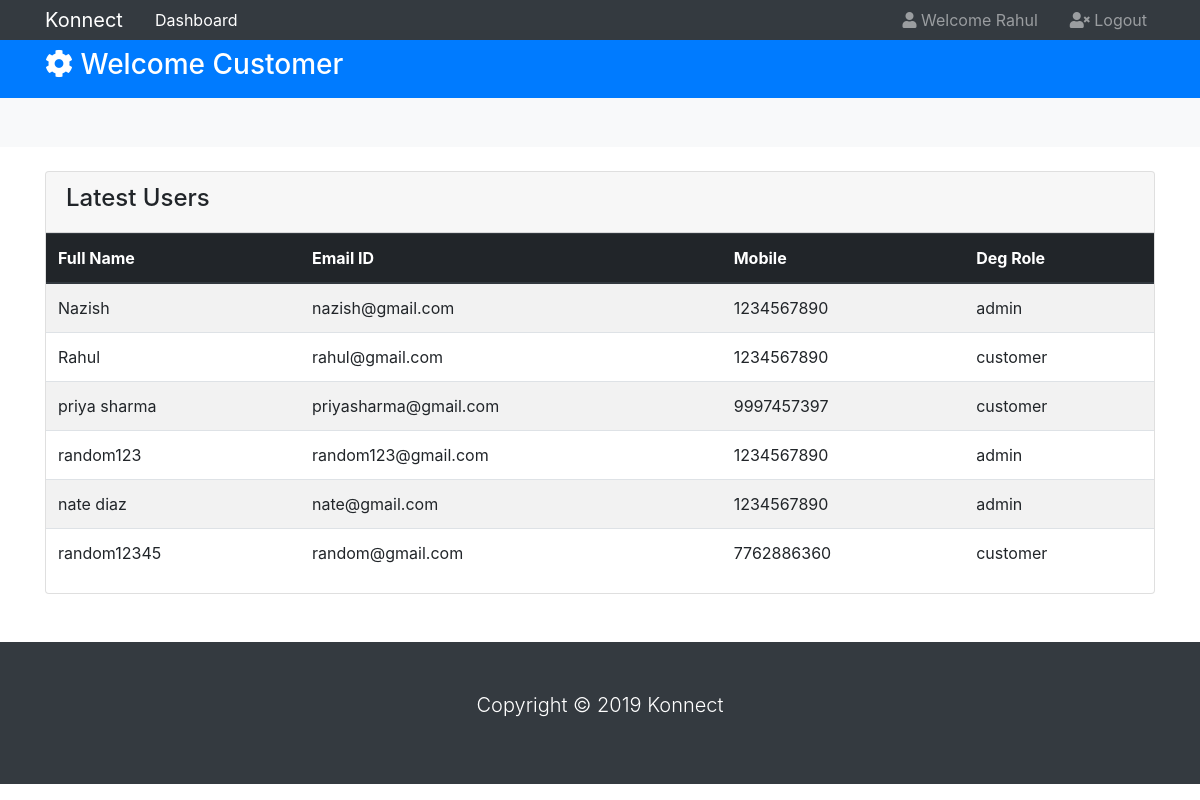
Screenshot of /home.php (signed in) with the database file from the repository.
### tables this page shows
CREATE TABLE `user` (
  `UserID` int(11) NOT NULL,
  `FullName` varchar(255) NOT NULL,
  `Email` varchar(320) NOT NULL,
  `Mobile` varchar(15) NOT NULL,
  `Password` varchar(80) NOT NULL,
  `DegID` int(11) DEFAULT NULL,
  `Created` datetime NOT NULL DEFAULT CURRENT_TIMESTAMP
);

CREATE TABLE `designation` (
  `DegID` int(11) NOT NULL,
  `DegRole` varchar(50) DEFAULT NULL
);

### objects/user.php (called while the page is built, shortened)
<?php
    class User{
        private $table_name = "user";
        public $conn;
        function __construct($db){
            $this->conn = $db;
        }
        public function getUserList(){
            $query = "SELECT FullName, Email, Mobile, DegRole FROM ".$this->table_name." INNER JOIN `designation` ON user.DegID = designation.DegID";
            $stmt = $this->conn->prepare($query);
            if($stmt->execute()){
                return $stmt;
            }
        }
    }
?>

### home.php (the view, shortened to what this page needs)
<?php
    include_once "objects/user.php";
    $database = new Database();
    $db = $database->getConnection();
    $user = new User($db);
    $stmt = $user->getUserList();
    $num = $stmt->rowCount();
?>
<!DOCTYPE html>
<html lang="en">
<head>
  <link rel="stylesheet" href="https://use.fontawesome.com/releases/v5.0.13/css/all.css"
>
  <link rel="stylesheet" href="https://stackpath.bootstrapcdn.com/bootstrap/4.1.1/css/bootstrap.min.css"
>
</head>
<body>
  <nav class="navbar navbar-expand-sm navbar-dark bg-dark p-0">
    <div class="container">
      <a href="index.php" class="navbar-brand">Konnect</a>
      <div class="collapse navbar-collapse" id="navbarCollapse">
        <ul class="navbar-nav">
          <li class="nav-item px-2">
            <a href="index.php" class="nav-link active">Dashboard</a>
          </li>
        </ul>
        <ul class="navbar-nav ml-auto">
          <li class="nav-item mr-3">
            <a href="#" class="nav-link">
              <i class="fas fa-user"></i> Welcome <?php if(isset($_SESSION['user_name'])) echo ucwords($_SESSION['user_name']);?>
            </a>
          </li>
          <li class="nav-item">
            <a href="logout.php" class="nav-link">
              <i class="fas fa-user-times"></i> Logout
            </a>
          </li>
        </ul>
      </div>
    </div>
  </nav>
  <header id="main-header" class="py-2 bg-primary text-white">
    <div class="container">
      <div class="row">
        <div class="col-md-6">
          <h3>
            <i class="fas fa-cog"></i> <?php
                            if(isset($_SESSION['designation'])){
                                if($_SESSION['designation'] == 1) {
                                    echo "Welcome Customer";
                                } else {
                                    echo "Welcome Admin";
                                }
                            }
                             ?>
            </h3>
        </div>
      </div>
    </div>
  </header>
  <section id="actions" class="py-4 mb-4 bg-light">
    <div class="container">
      <div class="row">
        <div class="col-md-6">
        </div>
      </div>
    </div>
  </section>
  <section id="users">
      <div class="container">
        <div class="row">
          <div class="col">
            <div class="card">
              <div class="card-header">
                <h4>Latest Users</h4>
              </div>
              <table class="table table-striped">
                <thead class="thead-dark">
                  <tr>
                    <th>Full Name</th>
                    <th>Email ID</th>
                    <th>Mobile</th>
                    <th>Deg Role</th>
                  </tr>
                </thead>
                <tbody>
                  <?php
                    if($num > 0 ){
                      while($row = $stmt->fetch(PDO::FETCH_ASSOC)){
                        echo "<tr>";
                        echo "<td>".$row['FullName']."</td>";
                        echo "<td>".$row['Email']."</td>";
                        echo "<td>".$row['Mobile']."</td>";
                        echo "<td>".$row['DegRole']."</td>";
                        echo "</tr>";
                      }
                    } else {
                      echo "<div class='alert alert-danger alert-dismissible'>
                              <a href='#' class='close' data-dismiss='alert' aria-label='close'>&times;</a>
                              <strong>No Users to show!</strong>
                            </div>";
                    }
                  ?>
                </tbody>
              </table>
            </div>
          </div>
        </div>
      </div>
    </section>
  <footer id="main-footer" class="bg-dark text-white mt-5 p-5">
    <div class="container">
      <div class="row">
        <div class="col">
          <p class="lead text-center">
            Copyright &copy;
            <span id="year"></span>
            Konnect
          </p>
        </div>
      </div>
    </div>
  </footer>
</body>
</html>

### rows the page displays
user: FullName "Nazish", Email "nazish@gmail.com", Mobile "1234567890", DegID.DegRole "admin"
user: FullName "Rahul", Email "rahul@gmail.com", Mobile "1234567890", DegID.DegRole "customer"
user: FullName "priya sharma", Email "priyasharma@gmail.com", Mobile "9997457397", DegID.DegRole "customer"
user: FullName "random123", Email "random123@gmail.com", Mobile "1234567890", DegID.DegRole "admin"
user: FullName "nate diaz", Email "nate@gmail.com", Mobile "1234567890", DegID.DegRole "admin"
user: FullName "random12345", Email "random@gmail.com", Mobile "7762886360", DegID.DegRole "customer"

### other values shown
$_SESSION['user_name'] "Rahul"
